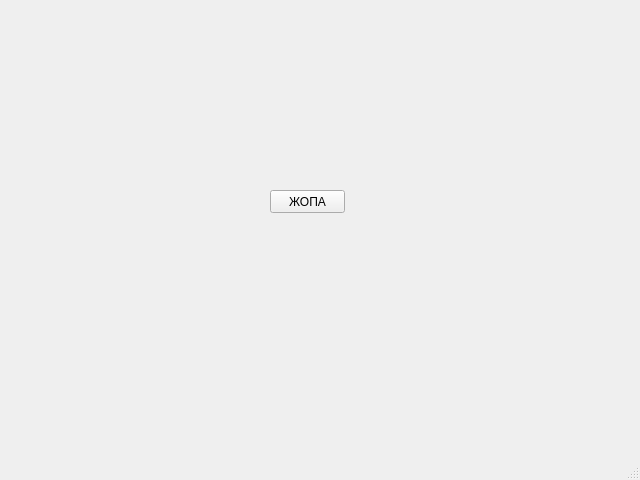
<?xml version="1.0" encoding="UTF-8"?>
<ui version="4.0">
 <class>MainWindow</class>
 <widget class="QMainWindow" name="MainWindow">
  <property name="geometry">
   <rect>
    <x>0</x>
    <y>0</y>
    <width>640</width>
    <height>480</height>
   </rect>
  </property>
  <property name="windowTitle">
   <string>MainWindow</string>
  </property>
  <widget class="QWidget" name="centralwidget">
   <widget class="QStackedWidget" name="stackedWidget">
    <property name="geometry">
     <rect>
      <x>0</x>
      <y>0</y>
      <width>640</width>
      <height>480</height>
     </rect>
    </property>
    <widget class="QWidget" name="page">
     <widget class="QPushButton" name="pushButton">
      <property name="geometry">
       <rect>
        <x>270</x>
        <y>190</y>
        <width>75</width>
        <height>23</height>
       </rect>
      </property>
      <property name="text">
       <string>ЖОПА</string>
      </property>
     </widget>
    </widget>
    <widget class="QWidget" name="page_2">
     <widget class="QPushButton" name="pushButton_2">
      <property name="geometry">
       <rect>
        <x>290</x>
        <y>200</y>
        <width>75</width>
        <height>23</height>
       </rect>
      </property>
      <property name="text">
       <string>ПИСЯ</string>
      </property>
     </widget>
    </widget>
   </widget>
  </widget>
  <widget class="QMenuBar" name="menubar">
   <property name="geometry">
    <rect>
     <x>0</x>
     <y>0</y>
     <width>640</width>
     <height>21</height>
    </rect>
   </property>
  </widget>
  <widget class="QStatusBar" name="statusbar"/>
 </widget>
 <resources/>
 <connections/>
</ui>
